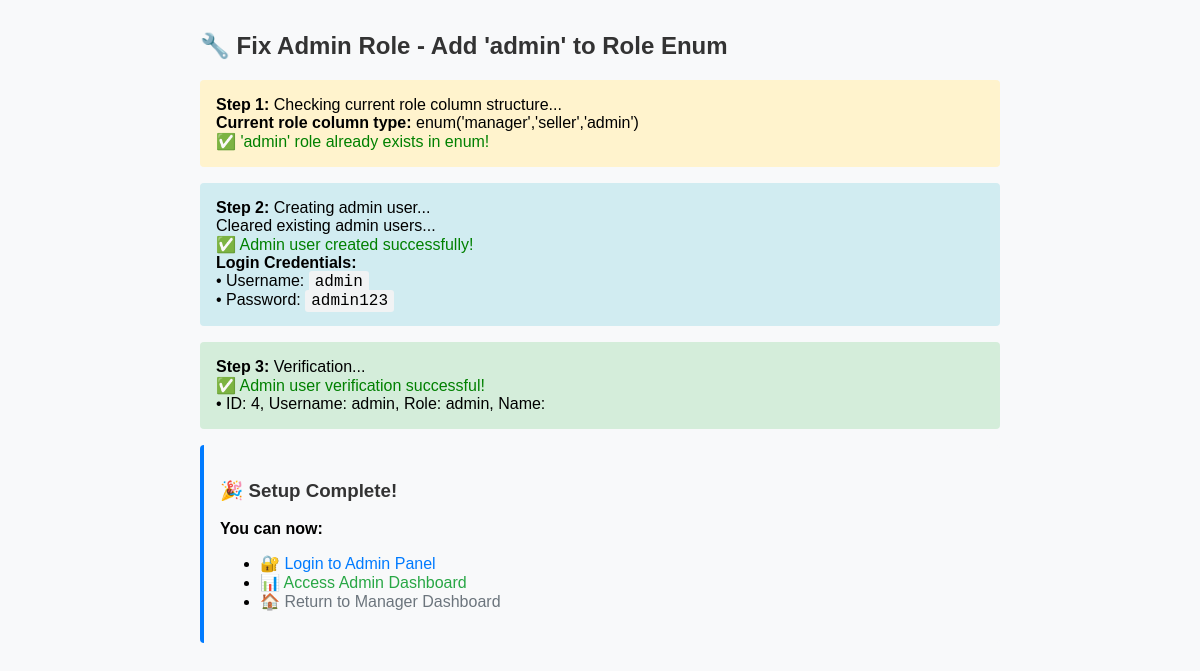
The app's page /fix_admin_role.php with its own data.
### tables this page shows
CREATE TABLE `users` (
  `id` int NOT NULL AUTO_INCREMENT,
  `username` varchar(50) NOT NULL,
  `password` varchar(255) NOT NULL,
  `role` enum('manager','seller','admin') DEFAULT 'seller',
  `full_name` varchar(100) DEFAULT NULL,
  `email` varchar(100) DEFAULT NULL,
  `created_at` timestamp NULL DEFAULT CURRENT_TIMESTAMP,
  `last_login` timestamp NULL DEFAULT NULL,
  `is_active` tinyint(1) DEFAULT '1',
  PRIMARY KEY (`id`),
  UNIQUE KEY `username` (`username`),
  KEY `idx_username` (`username`),
  KEY `idx_role` (`role`)
);

### fix_admin_role.php (the view, shortened to what this page needs)
<?php
echo "<h2>🔧 Fix Admin Role - Add 'admin' to Role Enum</h2>";
try {
    $database = new Database();
    $db = $database->connect();
    echo "<div style='background: #fff3cd; padding: 1rem; border-radius: 4px; margin: 1rem 0;'>";
    echo "<strong>Step 1:</strong> Checking current role column structure...<br>";
    $stmt = $db->query("SHOW COLUMNS FROM users LIKE 'role'");
    $column = $stmt->fetch(PDO::FETCH_ASSOC);
    if ($column) {
        echo "<strong>Current role column type:</strong> {$column['Type']}<br>";
        if (strpos($column['Type'], 'admin') !== false) {
            echo "<span style='color: green;'>✅ 'admin' role already exists in enum!</span><br>";
        } else {
            echo "<span style='color: orange;'>⚠️ 'admin' role missing from enum. Adding it...</span><br>";
            $sql = "ALTER TABLE users MODIFY COLUMN role ENUM('manager', 'seller', 'admin') DEFAULT 'seller'";
            $db->exec($sql);
            echo "<span style='color: green;'>✅ Successfully added 'admin' to role enum!</span><br>";
        }
    } else {
        echo "<span style='color: red;'>❌ Role column not found!</span><br>";
    }
    echo "</div>";
    echo "<div style='background: #d1ecf1; padding: 1rem; border-radius: 4px; margin: 1rem 0;'>";
    echo "<strong>Step 2:</strong> Creating admin user...<br>";
    echo "Cleared existing admin users...<br>";
    $username = 'admin';
    $password = password_hash('admin123', PASSWORD_DEFAULT);
    $fullName = 'System Administrator';
    $email = 'admin@pharmacy.local';
    $stmt = $db->prepare("
        INSERT INTO users (username, password, role, full_name, email, is_active, created_at)
        VALUES (?, ?, 'admin', ?, ?, 1, NOW())
    ");
    $result = $stmt->execute([$username, $password, $fullName, $email]);
    if ($result) {
        echo "<span style='color: green;'>✅ Admin user created successfully!</span><br>";
        echo "<strong>Login Credentials:</strong><br>";
        echo "• Username: <code>admin</code><br>";
        echo "• Password: <code>admin123</code><br>";
    } else {
        echo "<span style='color: red;'>❌ Failed to create admin user!</span><br>";
    }
    echo "</div>";
    echo "<div style='background: #d4edda; padding: 1rem; border-radius: 4px; margin: 1rem 0;'>";
    echo "<strong>Step 3:</strong> Verification...<br>";
    $stmt = $db->prepare("SELECT id, username, role, full_name, created_at FROM users WHERE role = 'admin'");
    $stmt->execute();
    $adminUsers = $stmt->fetchAll(PDO::FETCH_ASSOC);
    if (!empty($adminUsers)) {
        echo "<span style='color: green;'>✅ Admin user verification successful!</span><br>";
        foreach ($adminUsers as $user) {
            echo "• ID: {$user['id']}, Username: {$user['username']}, Role: {$user['role']}, Name: {$user['full_name']}<br>";
        }
    } else {
        echo "<span style='color: red;'>❌ No admin users found in database!</span><br>";
    }
    echo "</div>";
    echo "<div style='background: #f8f9fa; padding: 1rem; border-radius: 4px; margin: 1rem 0; border-left: 4px solid #007bff;'>";
    echo "<h3>🎉 Setup Complete!</h3>";
    echo "<p><strong>You can now:</strong></p>";
    echo "<ul>";
    echo "<li><a href='admin-login.php' style='color: #007bff;'>🔐 Login to Admin Panel</a></li>";
    echo "<li><a href='admin-dashboard.php' style='color: #28a745;'>📊 Access Admin Dashboard</a></li>";
    echo "<li><a href='index.php' style='color: #6c757d;'>🏠 Return to Manager Dashboard</a></li>";
    echo "</ul>";
    echo "</div>";
} catch (Exception $e) {
    echo "<div style='background: #f8d7da; padding: 1rem; border-radius: 4px; color: #721c24;'>";
    echo "<strong>❌ Error:</strong> " . $e->getMessage();
    echo "</div>";
}
?>

### fix_admin_role.php (style rules this page uses)
h2, h3 { color: #333; }
code { background: #f1f3f4; padding: 2px 6px; border-radius: 3px; font-family: 'Courier New', monospace; }
a { text-decoration: none; }

### records on screen
users: id "4", username "admin", role "admin"

### other values on screen
$column['Type'] "enum('manager','seller','admin')"
